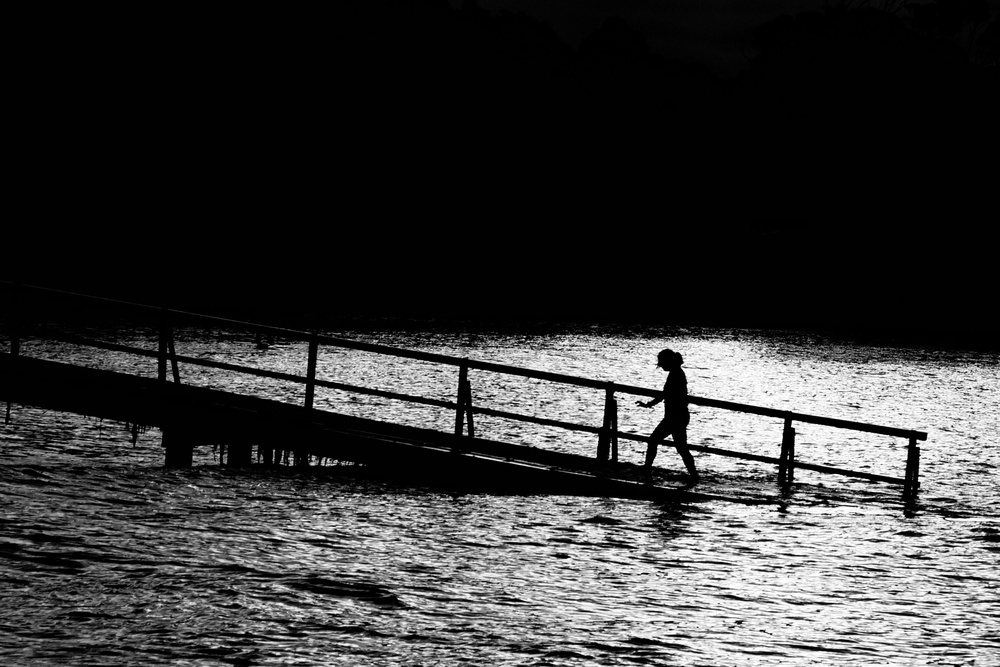
#> input picture stock_imgs/alex-wigan-22008-unsplash.jpg, 1000 x 667 px, shrunk from 3015 x 2012 before the run
$ python find_border.py stock_imgs/alex-wigan-22008-unsplash.jpg stock_imgs/daniel-cheung-129838-unsplash.jpg
#> lines starting #> are read from the running program, lines starting #| are printed output that depends on the picture; after the words box and inside, x2 and y2 are one past the last pixel; in counts of white or black regions, pixels touching at a corner belong together
### utils.py
from PIL import Image


def ll2Image_binary(ll):
    '''list of lists to binary PIL.Image
    '''
    width = len(ll)
    height = len(ll[0])
    img = Image.new(mode='1', size=(width, height))
    pixels = img.load()
    for idx_x in range(width):
        for idx_y in range(height):
            pixels[idx_x, idx_y] = ll[idx_x][idx_y]
    return img


def Image2ll_binary(img):
    '''binary PIL.Image to list of lists
    '''
    width = img.size[0]
    height = img.size[1]
    ll = [[0 for idx_y in range(height)] for idx_x in range(width)]
    pixels = img.load()
    for idx_x in range(width):
        for idx_y in range(height):
            ll[idx_x][idx_y] = pixels[idx_x, idx_y]
    return ll


def expand(obj, dx_min, dx_max, dy_min, dy_max, bg_color):
    '''Add empty borders to the image
    '''
    if type(obj) == list:
        x_size = len(obj)
        y_size = len(obj[0])
        new_x_size = len(obj) + dx_min + dx_max
        new_y_size = len(obj[0]) + dy_min + dy_max
        pixels = obj
    elif type(obj) == Image.Image:
        x_size = obj.size[0]
        y_size = obj.size[1]
        new_x_size = obj.size[0] + dx_min + dx_max
        new_y_size = obj.size[1] + dy_min + dy_max
        pixels = Image2ll_binary(obj)
    else:
        raise ValueError('arg 1 should be list or PIL.Image.Image')
    new_pixels = [[bg_color for idx_y in range(new_y_size)]
        for idx_x in range(new_x_size)]
    for idx_x in range(x_size):
        for idx_y in range(y_size):
            new_pixels[dx_min + idx_x][dy_min + idx_y] = pixels[idx_x][idx_y]
    if type(obj) == list:
        return new_pixels
    return ll2Image_binary(new_pixels)


def cut(obj, dx_min, dx_max, dy_min, dy_max):
    '''Remove borders from the image
    '''
    if type(obj) == list:
        if dx_max != 0 and dy_max != 0:
            return [line[dy_min:-dy_max] for line in obj[dx_min:-dx_max]]
        elif dx_max == 0 and dy_max != 0:
            return [line[dy_min:-dy_max] for line in obj[dx_min:]]
        elif dx_max !=0 and dy_max == 0:
            return [line[dy_min:] for line in obj[dx_min:-dx_max]]
        elif dx_max == 0 and dy_max == 0:
            return [line[dy_min:] for line in obj[dx_min:]]
    elif type(obj) == Image.Image:
        new_x_size = obj.size[0] + dx_min + dx_max
        new_y_size = obj.size[1] + dy_min + dy_max
        return ll2Image_binary([line[dy_min:-dy_max]
            for line in Image2ll_binary(obj)[dx_min:-dx_max]])
    else:
        raise ValueError('arg 1 should be list or PIL.Image.Image')


def write_svg(obj, out_fname='out.svg'):
    rect_str = ('<rect x="{0}" y="{1}" width="50" height="50" '
                'style="fill:rgb({2},{2},{2});stroke-width:3;'
                'stroke:rgb({3},{3},{3})" />')
    if type(obj) == list:
        x_size = len(obj)
        y_size = len(obj[0])
        pixels = obj
    elif type(obj) == Image.Image:
        x_size = obj.size[0]
        y_size = obj.size[1]
        pixels = Image2ll_binary(obj)
    with open(out_fname, 'w') as f:
        print('<svg>', file=f)
        for idx_x in range(x_size):
            for idx_y in range(y_size):
                color = 0 if not pixels[idx_x][idx_y] else 255
                print(rect_str.format(idx_x*50, idx_y*50, color, 255-color), file=f)
        print('</svg>', file=f)

# [18 lines left out: function test, not called in this run]


# [2 lines that do not run on import are left out]

### put_on.py
from PIL import Image

from utils import ll2Image_binary, Image2ll_binary, expand, cut, write_svg


def put_on(img, el, condition, bg_color=1):
    # Center of the structural element
    x_c = el.size[0] // 2
    y_c = el.size[1] // 2

    # Additional emptiness to add to img along x and y
    dx_min = x_c
    dx_max = el.size[0] - x_c - 1
    dy_min = y_c
    dy_max = el.size[1] - y_c - 1


    element_pixels = Image2ll_binary(el)
    image_pixels = expand(Image2ll_binary(img),
        dx_min, dx_max, dy_min, dy_max, bg_color)
    new_image_pixels = [[
        1 for idx_y in range(img.size[1] + dy_min + dy_max)]
            for idx_x in range(img.size[0] + dx_min + dx_max)]

    black_count = 0
    for idx_x in range(dx_min, dx_min + img.size[0]):
        for idx_y in range(dy_min, dy_min + img.size[1]):
            if condition == 'any' and image_pixels[idx_x][idx_y] == 0:
                for dx in range(-dx_min, dx_max + 1):
                    for dy in range(-dy_min, dy_max + 1):
                        if element_pixels[x_c + dx][y_c + dy] == 0:
                            if new_image_pixels[idx_x + dx][idx_y + dy] != 0:
                                black_count += 1
                            new_image_pixels[idx_x + dx][idx_y + dy] = 0
            elif condition == 'all':
                if image_pixels[idx_x][idx_y] == 0:
                    all_match = True
                    for dx in range(-dx_min, dx_max + 1):
                        for dy in range(-dy_min, dy_max + 1):
                            if (image_pixels[idx_x + dx][idx_y + dy] != 0
                                and element_pixels[x_c + dx][y_c + dy] == 0):
                                    all_match = False
                                    break
                        if not all_match:
                            break
                    if all_match:
                        new_image_pixels[idx_x][idx_y] = 0
                        black_count += 1
    print('black:', black_count,
          'white:', img.size[0] * img.size[1] - black_count)
    return ll2Image_binary(cut(new_image_pixels, dx_min, dx_max, dy_min, dy_max))


# [11 lines left out: function test, not called in this run]


# [2 lines that do not run on import are left out]

### operations.py
from put_on import put_on
from utils import write_svg


def erose(img, el, bg_color=1):
    return put_on(img, el, 'all', bg_color)


def dilate(img, el, bg_color=1):
    return put_on(img, el, 'any', bg_color)


def opening(img, el, bg_color=1, writeout=False):
    erosed = put_on(img, el, 'all', bg_color=bg_color)
    dilated = put_on(erosed, el, 'any', bg_color=bg_color)
    if writeout:
        write_svg(img, 'tmp/opening_0_initial.svg')
        write_svg(erosed, 'tmp/opening_1_erosed.svg')
        write_svg(dilated, 'tmp/opening_2_dilatated.svg')
    return dilated


# [20 lines left out: functions closing, test, not called in this run]


# [2 lines that do not run on import are left out]

### structural_element.py
#from PIL import Image

from utils import ll2Image_binary


def box(width, height, color=0):
    return ll2Image_binary([[
        color for _ in range(width)] for _ in range(height)])


# [51 lines left out: functions disk, ring, test_all, not called in this run]


# [2 lines that do not run on import are left out]

### find_border.py
import sys
from PIL import Image

from generate_image import spots_binary
from operations import dilate, erose, opening, closing
from utils import ll2Image_binary, write_svg
from structural_element import box


def difference(img1, img2, diff_color=0):
    assert(img1.size == img2.size)
    img = Image.new(size=img1.size, mode='1', color=1-diff_color)
    pixels = img.load()
    pixels1 = img1.load()
    pixels2 = img2.load()
    for idx_x in range(img.size[0]):
        for idx_y in range(img.size[1]):
            if pixels1[idx_x,idx_y] != pixels2[idx_x, idx_y]:
                pixels[idx_x, idx_y] = diff_color
    return img


def find_borders(img, el_radius=1, bg_color=1):
    el = ll2Image_binary([[1 if idx_y != el_radius and idx_x != el_radius else 0
        for idx_y in range(1 + 2*el_radius)]
            for idx_x in range(1 + 2*el_radius)])
    write_svg(el, 'tmp/el.svg')
    bg_color = 1
    erosed = erose(img, el, bg_color)
    d_img = difference(img, erosed)
    d_img.save('tmp/borders_found.png')


def test():
    if len(sys.argv) > 2:
        img = Image.open(sys.argv[1]).convert(mode='1')
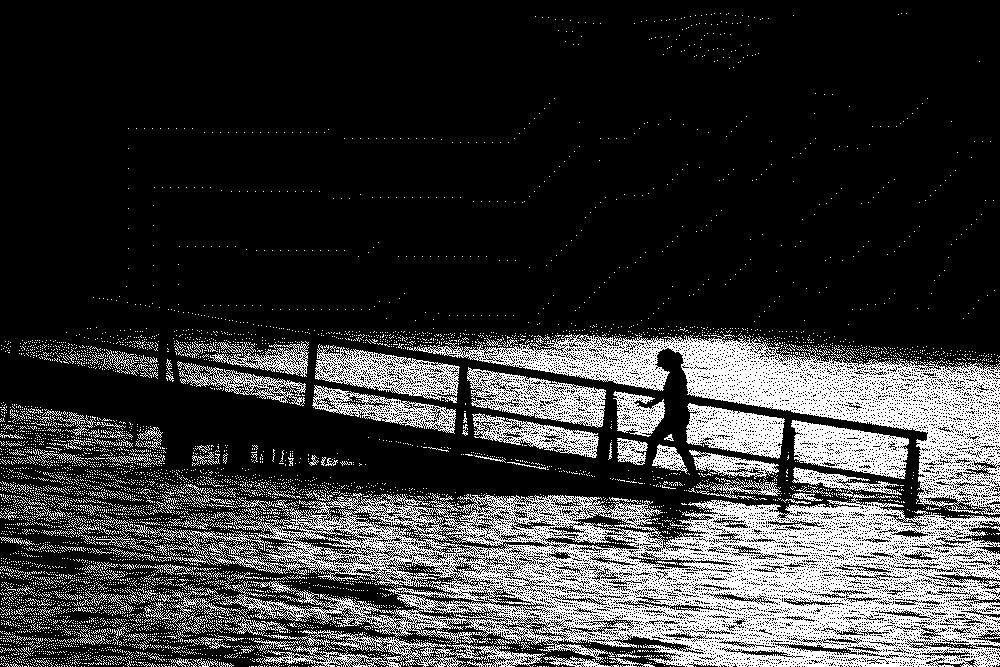
#> img: PIL image 1000x667 1; 22% white in thin lines or dots
        img.save('tmp/borders_init.png')
        bg_color = 1 if sys.argv[2] in ['w', 'white', 1] else 0
        #img_no_white_noise = closing(img, box(3, 3))
        #img_no_white_noise.save('tmp/borders_init_nown.png')
        img = opening(img, box(3, 3))
#> in put_on, `element_pixels = Image2ll_binary(el)`: element_pixels = [[0, 0, 0], [0, 0, 0], [0, 0, 0]]
#> in expand, `x_size = len(obj)`: x_size = 1000
#> in expand, `y_size = len(obj[0])`: y_size = 667
#> in expand, `new_x_size = len(obj) + dx_min + dx_max`: new_x_size = 1002
#> in expand, `new_y_size = len(obj[0]) + dy_min + dy_max`: new_y_size = 669
#> in expand, `pixels = obj`: pixels = 1000 items
#> after the loop in expand, `for idx_x in range(x_size):`: new_pixels = 1002 items
#| black: 389412 white: 277588
#> in put_on, `return ll2Image_binary(cut(new_image_pixels, dx_min, dx_max, dy_min, d..`:
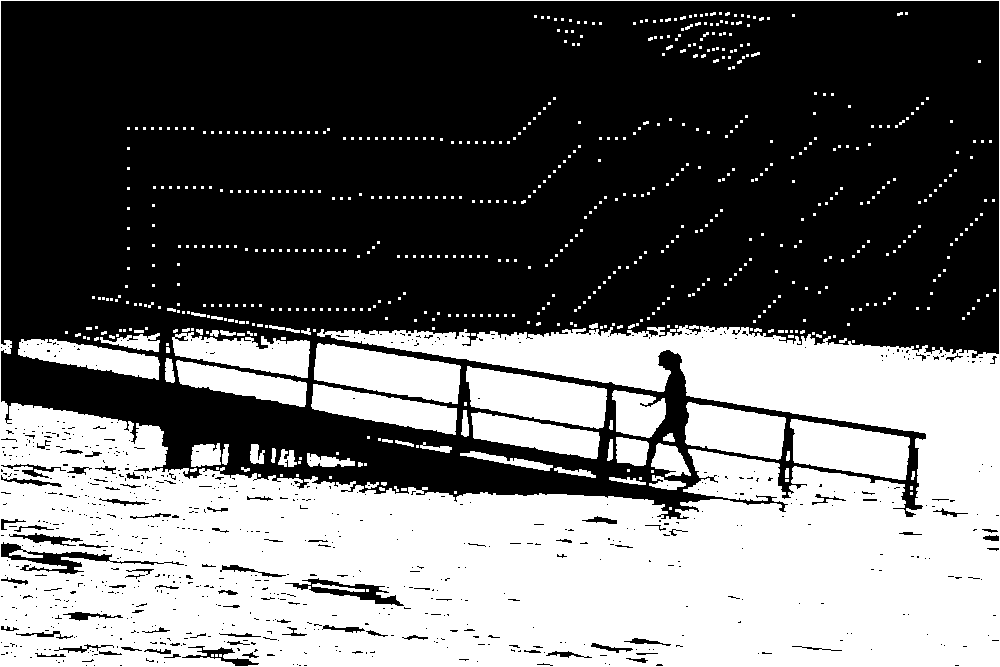
#> returned value: PIL image 1000x667 1; 41.6% white; 675 white regions (613 under 20 px), largest, box (x1, y1, x2, y2) and area: (0, 0, 1000, 667) 225431, (314, 343, 461, 404) 5627, (466, 366, 607, 429) 5610
#> call 2 of put_on, with condition = 'any', bg_color = 1
#| black: 424882 white: 242118
#> in put_on (call 2), `return ll2Image_binary(cut(new_image_pixels, dx_min, dx_max, dy_min, d..`:
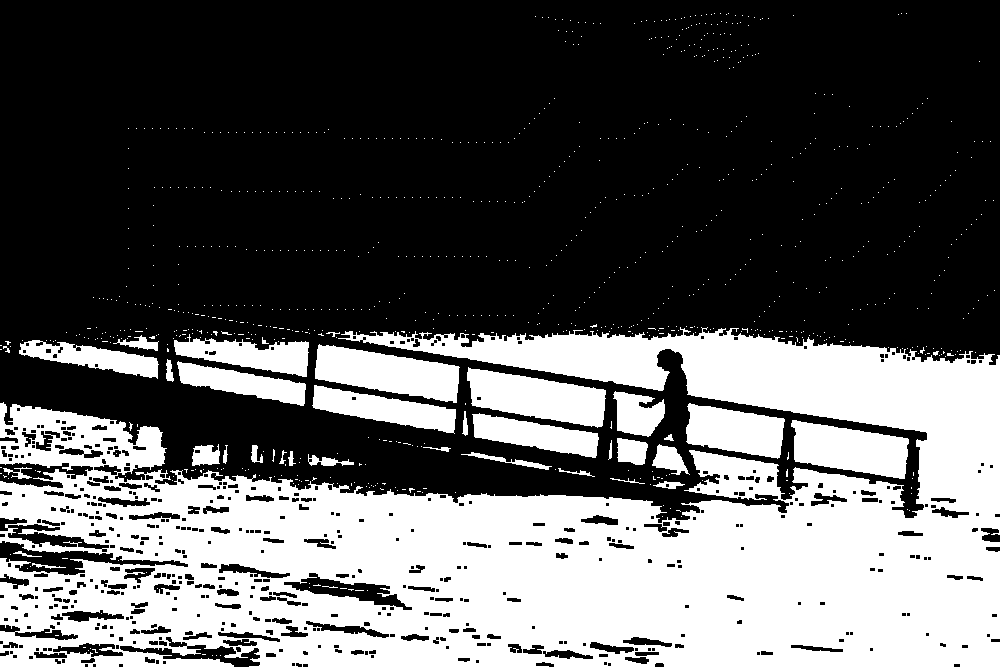
#> returned value: PIL image 1000x667 1; 36.3% white; 922 white regions (886 under 20 px), largest, box (x1, y1, x2, y2) and area: (0, 327, 1000, 667) 201636, (315, 344, 460, 403) 5205, (467, 367, 606, 428) 5186
        img.save('tmp/borders_init_nobn.png')
        find_borders(img, 15, 1)
#> in find_borders, `el = ll2Image_binary([[1 if idx_y != el_radius and idx_x != el_radius ..`:
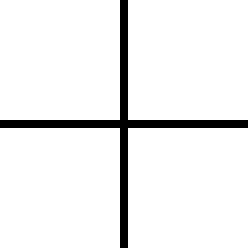
#> el: PIL image 31x31 1 (shown 8 times larger); 93.7% white; black in thin lines or dots
#> in write_svg, `pixels = Image2ll_binary(obj)`: pixels = 31 items
#> call 3 of put_on, with condition = 'all', bg_color = 1
#> in put_on (call 3), `image_pixels = expand(Image2ll_binary(img), dx_min, dx_max, dy_min, dy..`: image_pixels = 1030 items
#| black: 283952 white: 383048
#> in put_on (call 3), `return ll2Image_binary(cut(new_image_pixels, dx_min, dx_max, dy_min, d..`:
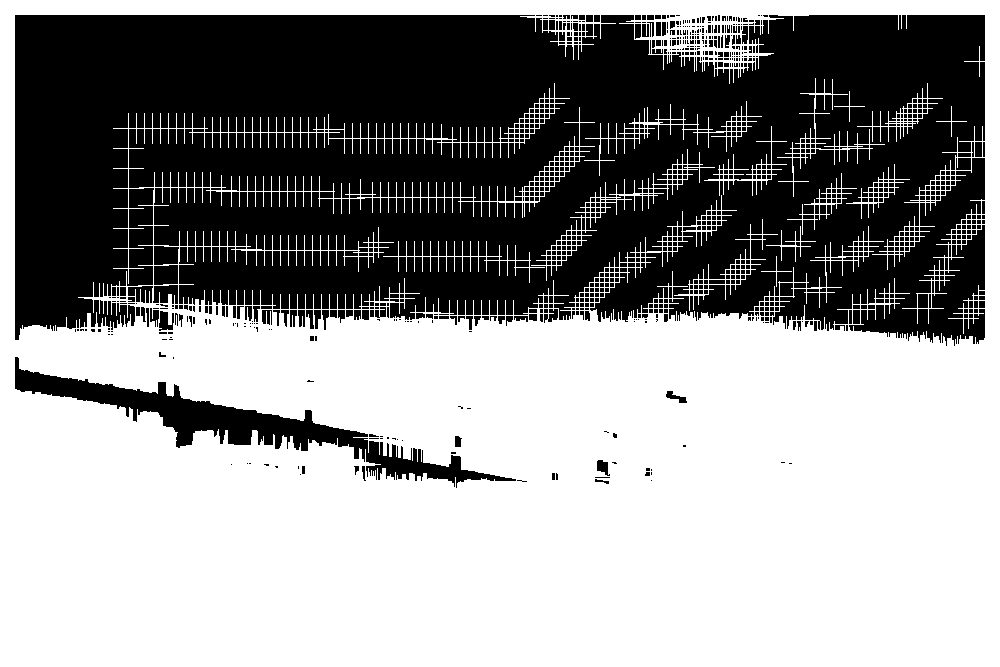
#> returned value: PIL image 1000x667 1; 57.4% white; 1058 black regions (850 under 20 px), largest, box (x1, y1, x2, y2) and area: (15, 15, 985, 346) 252877, (15, 357, 516, 488) 11314, (154, 265, 178, 285) 450
#> in find_borders, `d_img = difference(img, erosed)`:
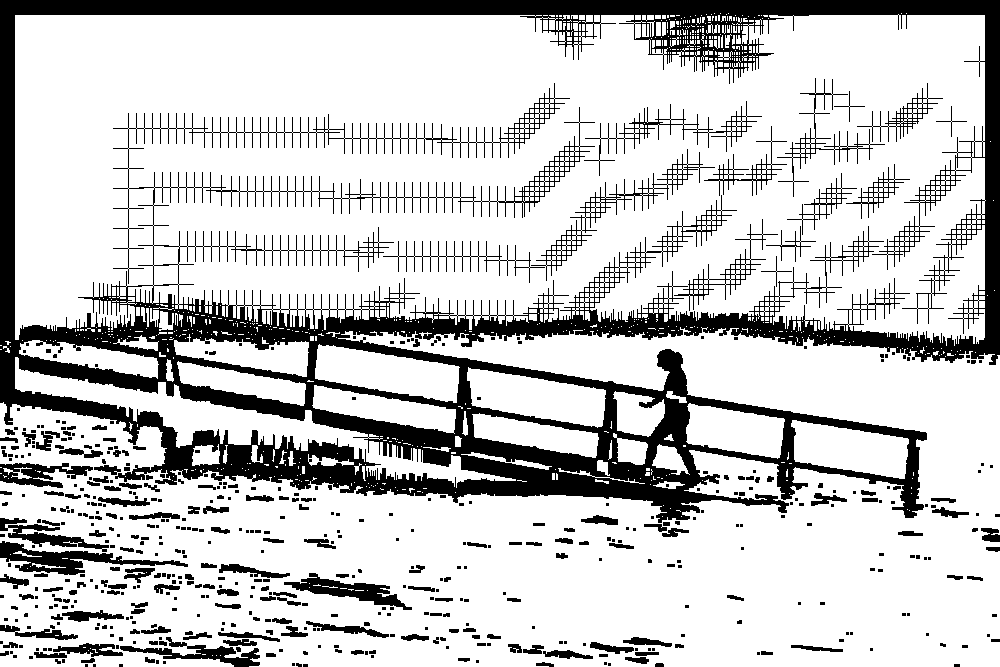
#> d_img: PIL image 1000x667 1; 78.9% white; 544 black regions (339 under 20 px), largest, box (x1, y1, x2, y2) and area: (0, 0, 1000, 523) 108792, (0, 541, 188, 575) 2135, (284, 573, 412, 610) 1572
    else:
        img = spots_binary(square_side=500)
        bg_color = 1
        img.save('tmp/borders_init.png')
        find_borders(img, 15, 1)


if __name__ == '__main__':
    test()

$ run again, on stock_imgs/kristina-schmid-32213-unsplash.jpg
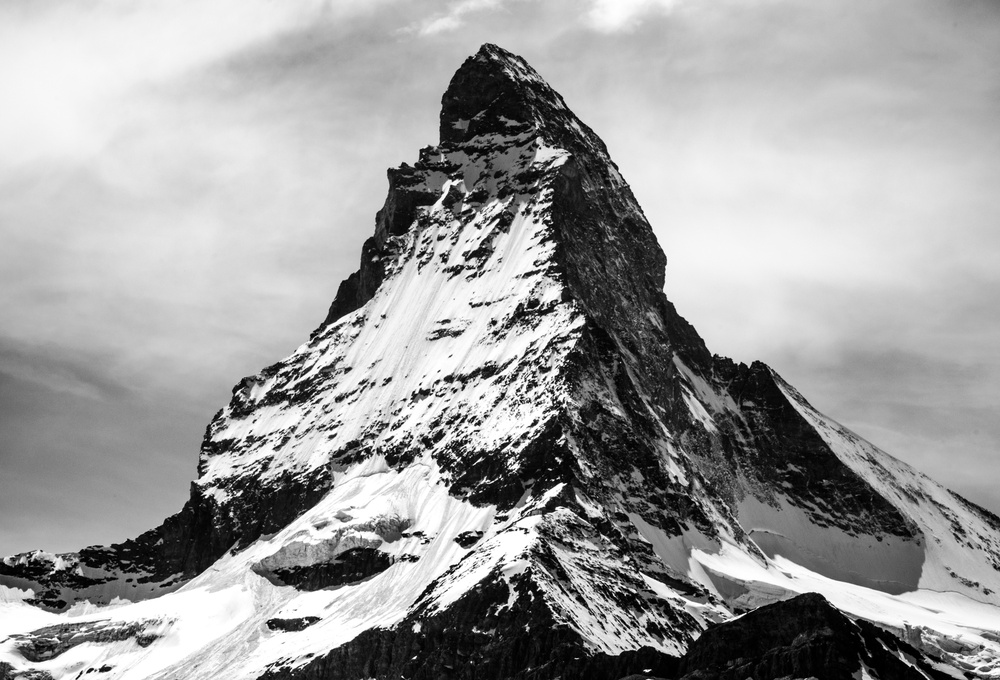
#> input picture stock_imgs/kristina-schmid-32213-unsplash.jpg, 1000 x 680 px, shrunk from 4800 x 3264 before the run
#> in test, `img = Image.open(sys.argv[1]).convert(mode='1')`:
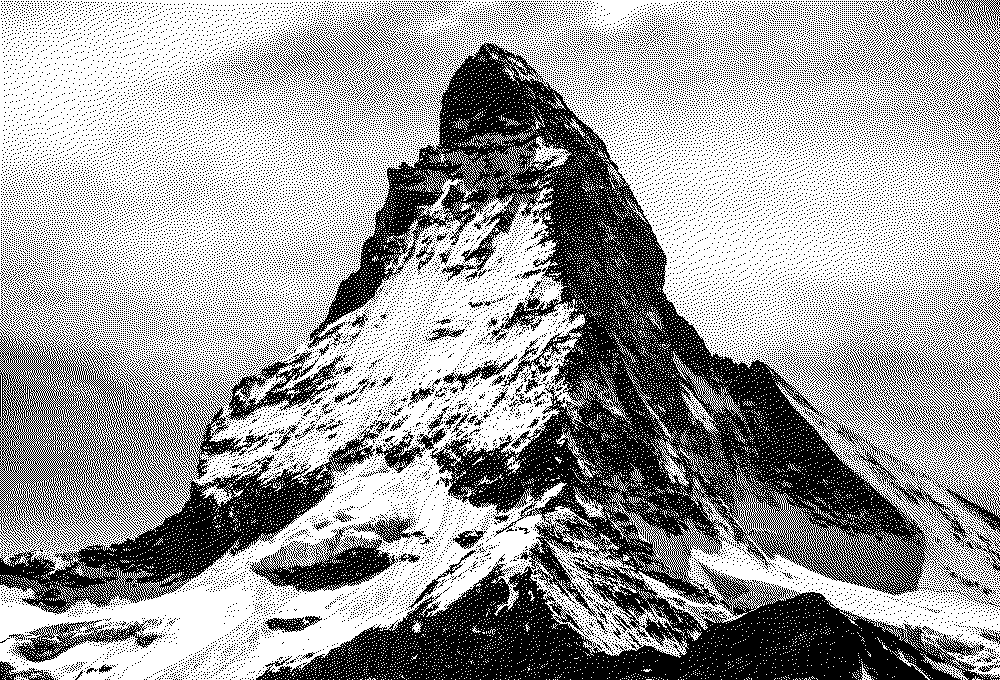
#> img: PIL image 1000x680 1; 62.3% white; 44298 black regions (44142 under 20 px), largest, box (x1, y1, x2, y2) and area: (256, 42, 1000, 680) 139167, (0, 323, 379, 614) 35852, (812, 342, 1000, 471) 4921
#> element_pixels = [[0, 0, 0], [0, 0, 0], [0, 0, 0]]
#> in expand, `x_size = len(obj)`: x_size = 1000
#> in expand, `y_size = len(obj[0])`: y_size = 680
#> new_x_size = 1002
#> new_y_size = 682
#> in expand, `pixels = obj`: pixels = 1000 items
#> after the loop in expand, `for idx_x in range(x_size):`: new_pixels = 1002 items
#| black: 40776 white: 639224
#| black: 93815 white: 586185
#> el: PIL image 31x31 1; 93.7% white; black in thin lines or dots
#> in write_svg, `pixels = Image2ll_binary(obj)`: pixels = 31 items
#| black: 682 white: 679318
#> in find_borders, `d_img = difference(img, erosed)`:
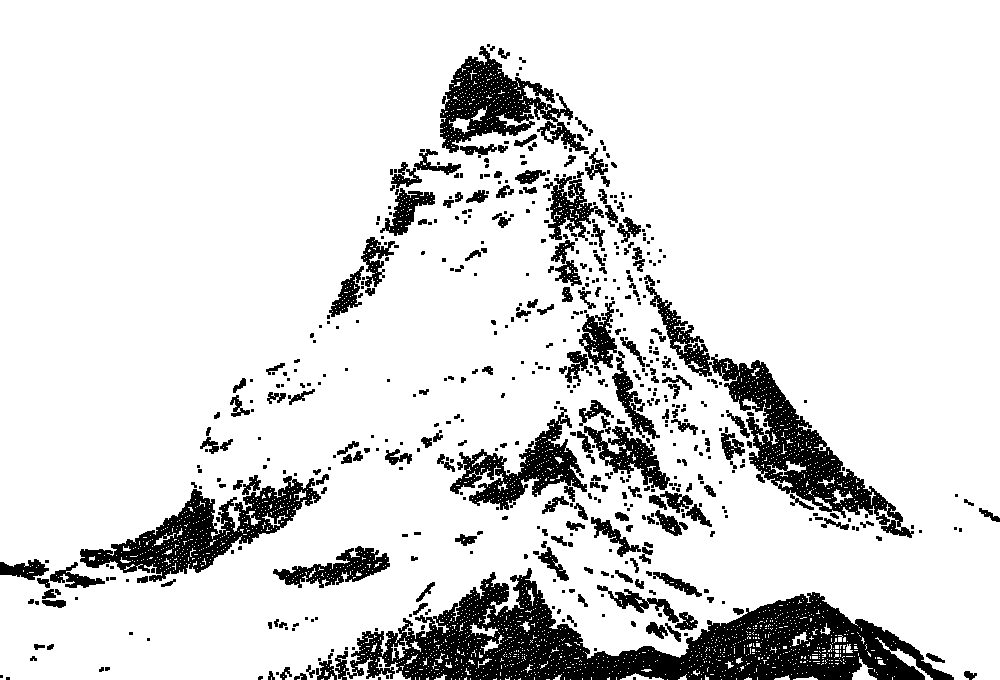
#> d_img: PIL image 1000x680 1; 86.3% white; 591 black regions (361 under 20 px), largest, box (x1, y1, x2, y2) and area: (347, 568, 954, 680) 28870, (646, 285, 914, 538) 10759, (80, 476, 321, 582) 8232
